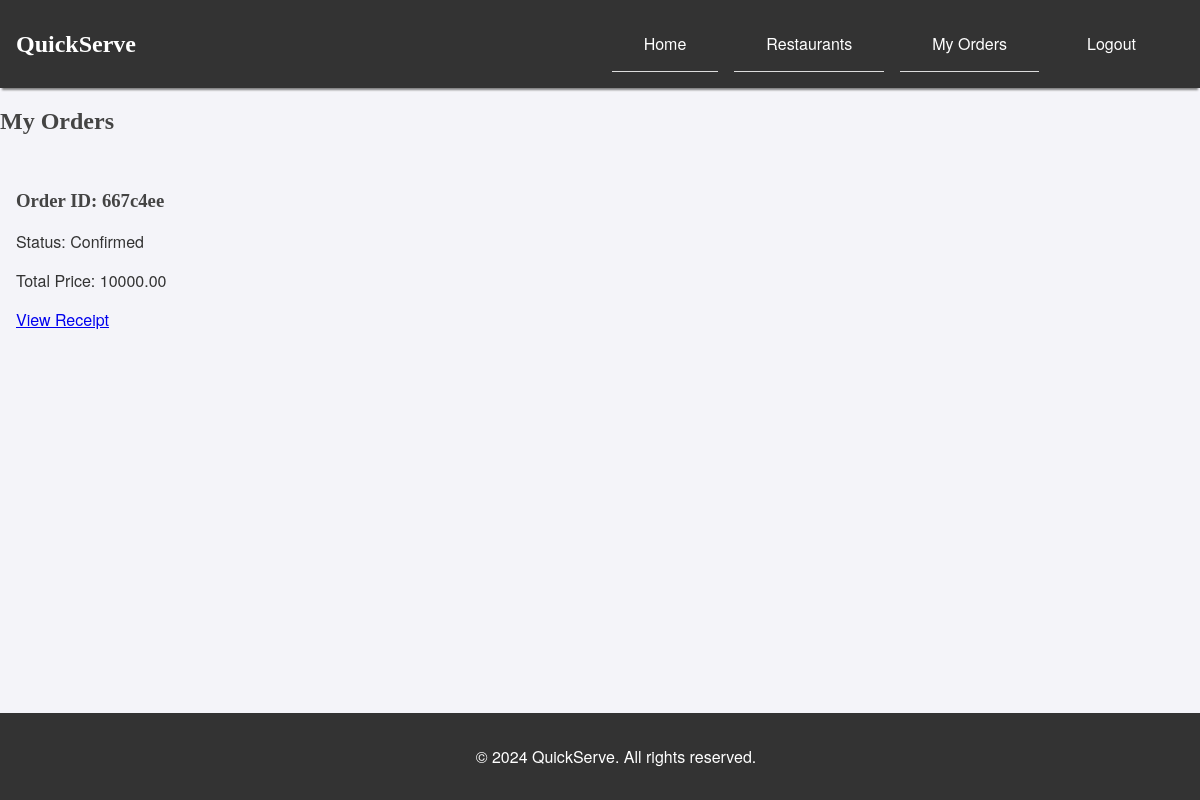
The page /user/order_status.php (signed in) on the database its author committed.
### tables this page shows
CREATE TABLE `orders` (
  `OrderID` varchar(7) NOT NULL,
  `UserID` varchar(7) DEFAULT NULL,
  `RestaurantID` varchar(7) DEFAULT NULL,
  `TotalPrice` decimal(10,2) DEFAULT NULL,
  `Status` enum('Pending','Confirmed','Completed','Cancelled') DEFAULT NULL,
  `OrderTime` timestamp NOT NULL DEFAULT current_timestamp() ON UPDATE current_timestamp()
);

### user/order_status.php (the view, shortened to what this page needs)
<?php
include('../includes/header.php');
$user_id = $_SESSION['user_id'];
$sql = "SELECT * FROM Orders WHERE UserID='$user_id'";
$result = $conn->query($sql);
?>
<div class="order-status">
    <h2>My Orders</h2>
    <ul>
        <?php while($row = $result->fetch_assoc()): ?>
            <li>
                <h3>Order ID: <?php echo $row['OrderID']; ?></h3>
                <p>Status: <?php echo $row['Status']; ?></p>
                <p>Total Price: <?php echo $row['TotalPrice']; ?></p>
                <a href="receipt.php?order_id=<?php echo $row['OrderID']; ?>">View Receipt</a>
            </li>
        <?php endwhile; ?>
    </ul>
</div>
<?php
include('../includes/footer.php');
?>

### css/styles.css (style rules this page uses)
body { font-family: 'Helvetica Neue', Arial, sans-serif; margin: 0; padding: 0; background-color: #f4f4f9; color: #333; }
h1, h2, h3 { font-family: 'Georgia', serif; color: #444; }
ul { list-style: none; padding: 0; }
ul li { padding: 1rem; border-bottom: 1px solid #ddd; }
ul li:last-child { border-bottom: none; }

### rows shown on the page
orders: OrderID "667c4ee", Status "Confirmed", TotalPrice "10000.00"
